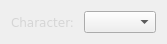
<?xml version="1.0" encoding="UTF-8"?>
<ui version="4.0">
 <class>SelectCharacterWidget</class>
 <widget class="QWidget" name="SelectCharacterWidget">
  <property name="geometry">
   <rect>
    <x>0</x>
    <y>0</y>
    <width>167</width>
    <height>40</height>
   </rect>
  </property>
  <property name="windowTitle">
   <string>Form</string>
  </property>
  <layout class="QFormLayout" name="formLayout">
   <item row="0" column="0">
    <widget class="QLabel" name="label">
     <property name="font">
      <font>
       <family>Verdana</family>
       <pointsize>9</pointsize>
      </font>
     </property>
     <property name="styleSheet">
      <string notr="true">color: #d5d5d5;</string>
     </property>
     <property name="text">
      <string>Character: </string>
     </property>
    </widget>
   </item>
   <item row="0" column="1">
    <widget class="QComboBox" name="comboBox"/>
   </item>
  </layout>
 </widget>
 <resources/>
 <connections/>
</ui>
